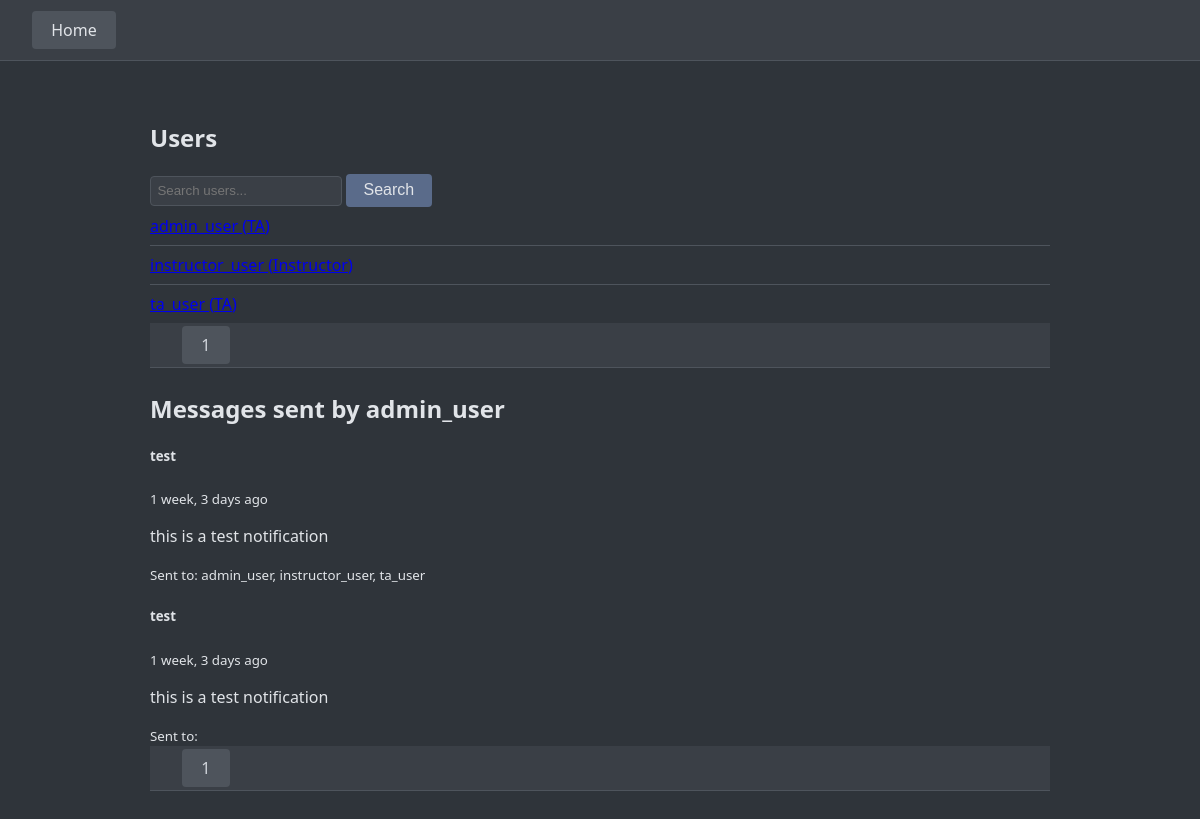
Page /sudo/all_messages/?user=1&user_page=1 (signed in) on the earlier database version.
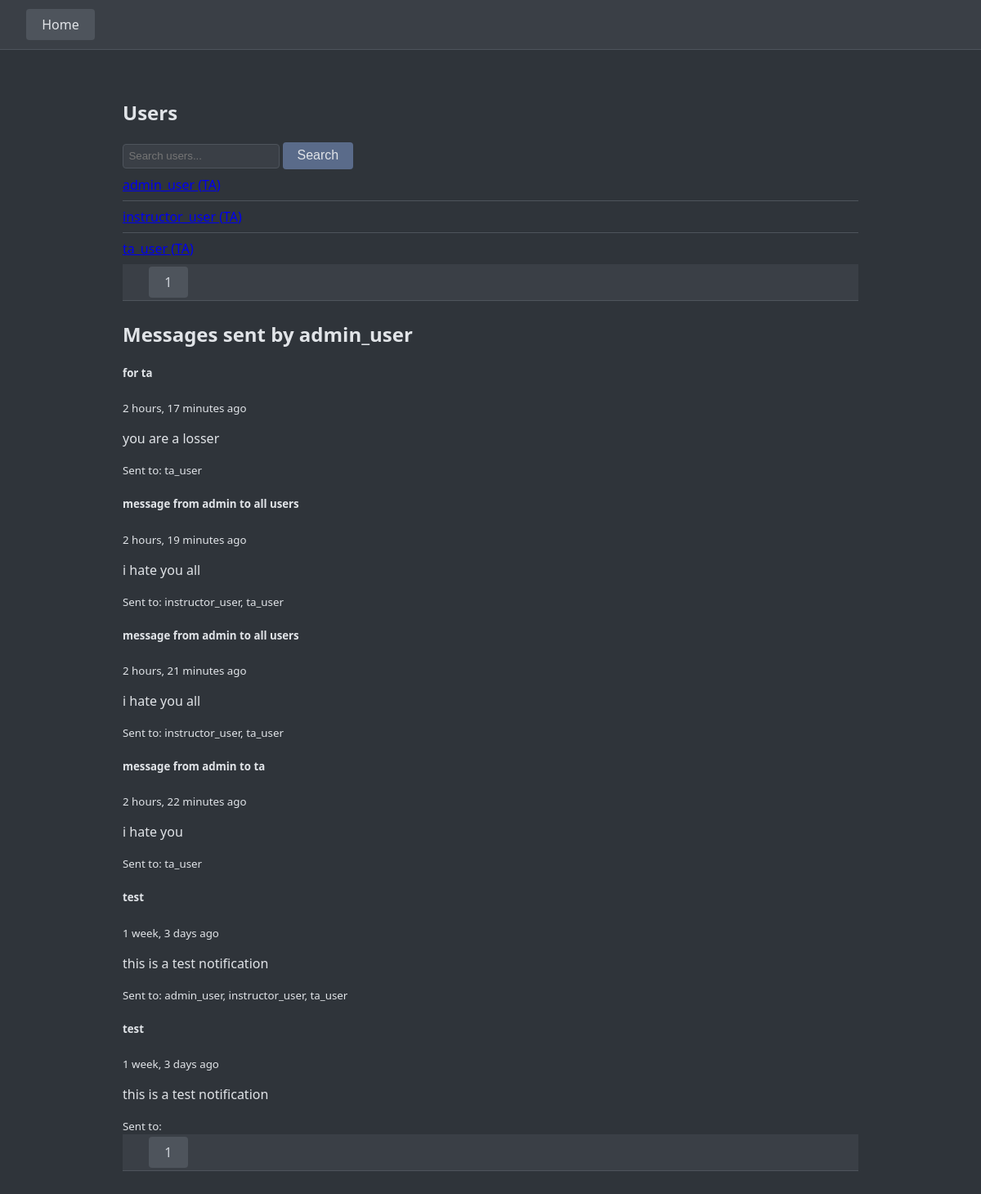
Same page on the later database version.
### webapp/models/users.py (models this page shows, shortened)
class User(AbstractUser):
    phone_number = models.CharField(max_length=15, blank=True, verbose_name='phone_number', null=True)
    description = models.TextField(blank=True, null=True, verbose_name='description')
    group_name = models.CharField(
        max_length=1,
        choices=UserType,
        default=UserType.TA,
    )
    class Meta:
        permissions = (
            ("can_assign_l1", "Can assign to courses/sections: instructor"),
            ("can_assign_l2", "Can assign to courses/sections: admin"),
        )

### webapp/models/notifications.py (models this page shows, shortened)
class Notification(models.Model):
    sender = models.ForeignKey(
        settings.AUTH_USER_MODEL,
        on_delete=models.SET_NULL,
        null=True,
        blank=True,
        related_name='sent_notification'
    )
    recipients = models.ManyToManyField(
        settings.AUTH_USER_MODEL,
        through='UserNotification',
        through_fields=('notification', 'user'),  # Explicitly define fields
        related_name='received_notifications'
    )
    subject = models.CharField(max_length=100, blank=True)
    message = models.TextField()
    created_at = models.DateTimeField(auto_now_add=True)
    updated_at = models.DateTimeField(auto_now=True)

### webapp/views/admin.py (the view)
# urls.py: path('sudo/all_messages/', views.messages_list, name='messages_list'),
@in_groups(['Admin'])
def messages_list(request):
    users = User.objects.all().order_by('username')
    search = request.GET.get('search', '')
    if search:
        users = users.filter(username__icontains=search)
    selected_user_id = request.GET.get('user')
    sent_notifications = []
    if selected_user_id:
        selected_user = User.objects.get(id=selected_user_id)
        sent_notifications = Notification.objects.filter(sender=selected_user).order_by('-created_at')
    else:
        selected_user = None
    user_paginator = Paginator(users, 20)
    user_page_number = request.GET.get('user_page')
    user_page = user_paginator.get_page(user_page_number)
    notification_paginator = Paginator(sent_notifications, 10)
    notification_page_number = request.GET.get('notification_page')
    notification_page = notification_paginator.get_page(notification_page_number)
    return render(request, 'admin_pages/message_list.html', {
        'user_page': user_page,
        'selected_user': selected_user,
        'notification_page': notification_page,
    })

### webapp/views/admin.py (called while the page is built)
def in_groups(group_names):
    def check(user):
        return user.groups.filter(name__in=group_names).exists()
    return user_passes_test(check)

### templates/admin_pages/message_list.html (shortened to what this page needs)
{% extends "master_admin.html" %}
{% load static %}
{% block content %}
<nav>
    <a href="{% url 'admin_home' %}" class="btn">Home</a>
</nav>
<div class="container">
    <div class="row">
        <div class="col user-list-col">
            <h2>Users</h2>
            <form method="GET" action=".">
                <div class="form-group">
                    <input type="text" class="form-control" placeholder="Search users..." name="search" value="{{ request.GET.search }}">
                    <button class="btn" type="submit">Search</button>
                </div>
            </form>
            <ul class="list user-list">
                {% for user in user_page %}
                <li class="list-item {% if selected_user and user.id == selected_user.id %}active{% endif %}">
                    <a href="?user={{ user.id }}&user_page={{ user_page.number }}">{{ user.username }} ({{ user.get_group_name_display }})</a>
                </li>
                {% endfor %}
            </ul>
            <nav class="pagination-nav">
                <ul class="pagination">
                    {% for num in user_page.paginator.page_range %}
                        <li class="page-item {% if num == user_page.number %}active{% endif %}">
                            <a class="page-link" href="?user_page={{ num }}&user={{ selected_user.id|default:'' }}">{{ num }}</a>
                        </li>
                    {% endfor %}
                </ul>
            </nav>
        </div>
        <div class="col notifications-col">
            {% if selected_user %}
                <h2>Messages sent by {{ selected_user.username }}</h2>
                <div class="list notifications-list mb-4">
                    {% for notification in notification_page %}
                    <div class="list-item notification-item">
                        <div class="d-flex justify-between">
                            <h5>{{ notification.subject }}</h5>
                            <small>{{ notification.created_at|timesince }} ago</small>
                        </div>
                        <p>{{ notification.message }}</p>
                        <small>
                            Sent to:
                            {% for recipient in notification.recipients.all %}
                                {{ recipient.username }}{% if not forloop.last %}, {% endif %}
                            {% endfor %}
                        </small>
                    </div>
                    {% empty %}
                    <div class="alert alert-info">No messages found</div>
                    {% endfor %}
                </div>
                <nav class="pagination-nav">
                    <ul class="pagination">
                        {% for num in notification_page.paginator.page_range %}
                            <li class="page-item {% if num == notification_page.number %}active{% endif %}">
                                <a class="page-link" href="?notification_page={{ num }}&user={{ selected_user.id }}">{{ num }}</a>
                            </li>
                        {% endfor %}
                    </ul>
                </nav>
            {% else %}
                <div class="alert alert-info">Select a user to view sent messages.</div>
            {% endif %}
        </div>
    </div>
</div>
{% endblock %}

### templates/master_admin.html (shortened to what this page needs)
{% load static %}
<!DOCTYPE html>
<html lang="en">
<head>
    <link rel="stylesheet" type="text/css" href="{% static 'css/base_dark.css' %}">
</head>
<body>
    {% block content %}
    {% endblock %}
</body>
</html>

### templates/static/css/base_dark.css (style rules this page uses)
body { font-family: 'Segoe UI', Arial, sans-serif; background: #2f343a; color: #e1e4e8; margin: 0; padding: 0; }
nav { background: #3a3f46; padding: 0.7rem 2rem; margin-bottom: 1.5rem; display: flex; gap: 1rem; align-items: center; border-bottom: 1px solid #4e545c; }
nav ul { list-style: none; padding: 0; margin: 0; display: flex; gap: 1rem; }
nav a, nav .btn, nav button { text-decoration: none; color: #d1d5db; background: #4e545c; padding: 0.5rem 1.2rem; border-radius: 4px; transition: background 0.2s, color 0.2s; font-weight: 500; border: none; }
.container { max-width: 900px; margin: 0 auto; padding: 1rem; }
.list { list-style: none; padding: 0; margin: 0; }
.list li { padding: 0.5rem 0; border-bottom: 1px solid #4e545c; }
.list li:last-child { border-bottom: none; }
input, select, textarea { background: #3a3f46; color: #e1e4e8; border: 1px solid #4e545c; border-radius: 4px; padding: 0.4rem; }
.btn, button.btn { display: inline-block; background: #5a6b8a; color: #e1e4e8 !important; border: none; padding: 0.45rem 1.1rem; border-radius: 4px; cursor: pointer; text-decoration: none; font-size: 1rem; margin-right: 0.5rem; font-weight: 500; transition: background 0.2s; }

Differences in the rows shown:
changed User "instructor_user": group_name "Instructor" → "TA"
added Notification: subject "for ta", created_at "2 hours, 17 minutes", message "you are a losser", User (username "ta_user")
added Notification: subject "message from admin to all users", created_at "2 hours, 19 minutes", message "i hate you all", User (username "instructor_user"), User (username "ta_user")
added Notification: subject "message from admin to all users", created_at "2 hours, 21 minutes", message "i hate you all", User (username "instructor_user"), User (username "ta_user")
added Notification: subject "message from admin to ta", created_at "2 hours, 22 minutes", message "i hate you", User (username "ta_user")
